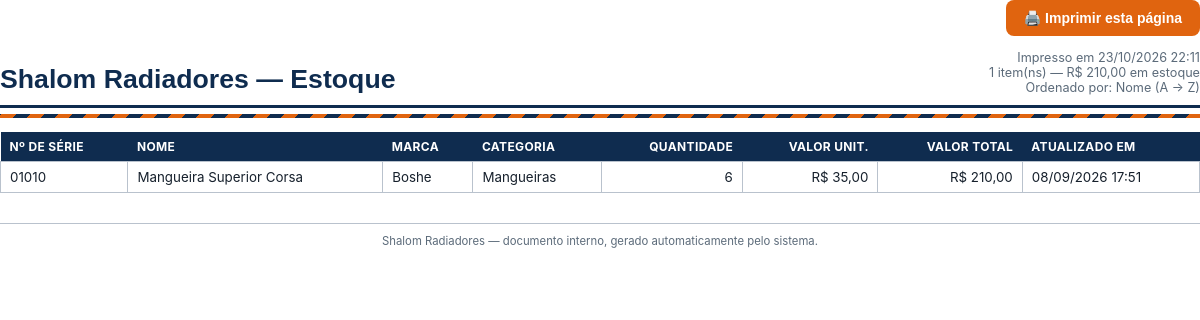
/admin/imprimir-estoque.php (signed in), run on the app's committed database.
### tables this page shows
CREATE TABLE `estoque_itens` (
  `id` int(10) UNSIGNED NOT NULL,
  `nome` varchar(150) NOT NULL,
  `marca` varchar(100) DEFAULT NULL,
  `categoria_id` int(10) UNSIGNED DEFAULT NULL,
  `quantidade` int(11) NOT NULL DEFAULT 0,
  `valor_unitario` decimal(10,2) NOT NULL DEFAULT 0.00,
  `numero_serie` varchar(20) DEFAULT NULL,
  `imagem_arquivo` varchar(255) DEFAULT NULL,
  `criado_em` datetime NOT NULL DEFAULT current_timestamp(),
  `atualizado_em` datetime NOT NULL DEFAULT current_timestamp() ON UPDATE current_timestamp()
);

CREATE TABLE `estoque_categorias` (
  `id` int(10) UNSIGNED NOT NULL,
  `nome` varchar(80) NOT NULL
);

### includes/functions.php (called while the page is built, shortened)
<?php
function h(?string $texto): string
{
    return htmlspecialchars((string)$texto, ENT_QUOTES, 'UTF-8');
}
function formatar_data(?string $dataMysql): string
{
    $ts = strtotime($dataMysql);
    return $ts ? date('d/m/Y H:i', $ts) : '-';
}
function inteiro_positivo($valor): int
{
    $n = filter_var($valor, FILTER_VALIDATE_INT, ['options' => ['min_range' => 0]]);
    return $n === false ? 0 : $n;
}
function formatar_dinheiro(float $valor): string
{
    return 'R$ ' . number_format($valor, 2, ',', '.');
}

### includes/estoque_repo.php (called while the page is built, shortened)
<?php
require_once __DIR__ . '/database.php';
function valor_total_estoque(): float
{
    return (float)db()->query('SELECT COALESCE(SUM(quantidade * valor_unitario), 0) FROM estoque_itens')->fetchColumn();
}
function listar_itens_estoque(
    string $busca = '',
    int $categoriaId = 0,
    string $marca = '',
    ?float $valorMin = null,
    ?float $valorMax = null,
    string $ordenar = 'nome_asc'
): array {
    $sql = 'SELECT i.*, c.nome AS categoria_nome
            FROM estoque_itens i
            LEFT JOIN estoque_categorias c ON c.id = i.categoria_id
            WHERE 1=1';
    $params = [];
    $colunasOrdenacao = [
        'nome_asc' => 'i.nome ASC',
        'nome_desc' => 'i.nome DESC',
        'quantidade_asc' => 'i.quantidade ASC, i.nome ASC',
        'quantidade_desc' => 'i.quantidade DESC, i.nome ASC',
        'valor_asc' => 'i.valor_unitario ASC, i.nome ASC',
        'valor_desc' => 'i.valor_unitario DESC, i.nome ASC',
        'data_desc' => 'i.atualizado_em DESC',
        'data_asc' => 'i.atualizado_em ASC',
    ];
    $sql .= ' ORDER BY ' . ($colunasOrdenacao[$ordenar] ?? $colunasOrdenacao['nome_asc']);
    $stmt = db()->prepare($sql);
    $stmt->execute($params);
    return $stmt->fetchAll();
}

### includes/database.php (called while the page is built, shortened)
<?php
function db(): PDO
{
    static $pdo = null;
    if ($pdo === null) {
        $dsn = 'mysql:host=' . DB_HOST . ';dbname=' . DB_NAME . ';charset=utf8mb4';
        $options = [
            PDO::ATTR_ERRMODE            => PDO::ERRMODE_EXCEPTION,
            PDO::ATTR_DEFAULT_FETCH_MODE => PDO::FETCH_ASSOC,
            PDO::ATTR_EMULATE_PREPARES   => false,
        ];
        try {
            $pdo = new PDO($dsn, DB_USER, DB_PASS, $options);
        } catch (PDOException $e) {
            error_log('Erro de conexão com o banco: ' . $e->getMessage());
            http_response_code(500);
            die('Não foi possível conectar ao banco de dados. Tente novamente mais tarde.');
        }
    }
    return $pdo;
}

### admin/imprimir-estoque.php (the view, shortened to what this page needs)
<?php
require_once __DIR__ . '/../includes/functions.php';
require_once __DIR__ . '/../includes/estoque_repo.php';
$busca = trim((string)($_GET['busca'] ?? ''));
$categoriaFiltro = inteiro_positivo($_GET['categoria_id'] ?? 0);
$marcaFiltro = trim((string)($_GET['marca'] ?? ''));
$valorMinFiltro = trim((string)($_GET['valor_min'] ?? '')) !== '' ? (float)str_replace(',', '.', $_GET['valor_min']) : null;
$valorMaxFiltro = trim((string)($_GET['valor_max'] ?? '')) !== '' ? (float)str_replace(',', '.', $_GET['valor_max']) : null;
$ordenarPor = array_key_exists($_GET['ordenar'] ?? '', ORDENACOES_ESTOQUE) ? $_GET['ordenar'] : 'nome_asc';
$itens = listar_itens_estoque($busca, $categoriaFiltro, $marcaFiltro, $valorMinFiltro, $valorMaxFiltro, $ordenarPor);
?>
<!DOCTYPE html>
<html lang="pt-BR">
<head>
<link rel="stylesheet" href="../assets/css/print.css">
</head>
<body>
<div class="imp-acoes-tela"><button onclick="window.print()">🖨️ Imprimir esta página</button></div>
<div class="imp-cabecalho">
    <div class="imp-marca">Shalom Radiadores — Estoque</div>
    <div class="imp-meta">Impresso em <?= h(date('d/m/Y H:i')) ?><br><?= count($itens) ?> item(ns) — <?= h(formatar_dinheiro(valor_total_estoque())) ?> em estoque<br>Ordenado por: <?= h(ORDENACOES_ESTOQUE[$ordenarPor]) ?></div>
</div>
<div class="imp-faixa"></div>
<table class="imp-tabela">
    <thead><tr><th>Nº de série</th><th>Nome</th><th>Marca</th><th>Categoria</th><th class="num">Quantidade</th><th class="num">Valor unit.</th><th class="num">Valor total</th><th>Atualizado em</th></tr></thead>
    <tbody>
        <?php foreach ($itens as $item): ?>
        <tr>
            <td><?= h($item['numero_serie'] ?? '-') ?></td>
            <td><?= h($item['nome']) ?></td>
            <td><?= h($item['marca'] ?? '-') ?></td>
            <td><?= h($item['categoria_nome'] ?? '-') ?></td>
            <td class="num"><?= (int)$item['quantidade'] ?></td>
            <td class="num"><?= h(formatar_dinheiro((float)$item['valor_unitario'])) ?></td>
            <td class="num"><?= h(formatar_dinheiro((float)$item['valor_unitario'] * (int)$item['quantidade'])) ?></td>
            <td><?= h(formatar_data($item['atualizado_em'])) ?></td>
        </tr>
        <?php endforeach; ?>
    </tbody>
</table>
<div class="imp-rodape">Shalom Radiadores — documento interno, gerado automaticamente pelo sistema.</div>
</body>
</html>

### assets/css/print.css (style rules this page uses)
:root { --imp-azul: #0f2c4f; --imp-laranja: #e0640f; --imp-amarelo: #8a6600; --imp-vermelho: #971d33; --imp-verde: #146341; --imp-cinza-claro: #f1f3f6; --imp-borda: #b9c2cd; }
body { font-family: "Inter", Arial, Helvetica, sans-serif; color: #16202c; font-size: 11.5pt; margin: 0; }
.imp-cabecalho { display: flex; justify-content: space-between; align-items: flex-end; border-bottom: 3px solid var(--imp-azul); padding-bottom: 10px; margin-bottom: 6px; }
.imp-cabecalho .imp-marca { font-family: "Barlow Condensed", Arial, sans-serif; font-size: 20pt; font-weight: 800; color: var(--imp-azul); }
.imp-cabecalho .imp-meta { text-align: right; font-size: 9.5pt; color: #5c6b7a; }
.imp-faixa { height: 4px; margin-bottom: 14px; background: repeating-linear-gradient(-45deg, var(--imp-laranja) 0 10px, var(--imp-azul) 10px 20px); }
table.imp-tabela { width: 100%; border-collapse: collapse; margin-top: 10px; font-size: 10pt; }
table.imp-tabela thead th { background: var(--imp-azul); color: #fff; padding: 7px 9px; text-align: left; font-size: 9pt; text-transform: uppercase; letter-spacing: 0.03em; }
table.imp-tabela td { border: 1px solid var(--imp-borda); padding: 7px 9px; text-align: left; }
table.imp-tabela td.num, table.imp-tabela th.num { text-align: right; }
.imp-rodape { margin-top: 30px; padding-top: 10px; border-top: 1px solid var(--imp-borda); font-size: 8.5pt; color: #5c6b7a; text-align: center; }
.imp-acoes-tela { text-align: right; margin-bottom: 14px; }
.imp-acoes-tela button { background: var(--imp-laranja); color: #fff; border: none; padding: 10px 18px; border-radius: 8px; font-size: 10.5pt; font-weight: 700; cursor: pointer; }

### data on the page
estoque_itens: numero_serie "01010", nome "Mangueira Superior Corsa", marca "Boshe", categoria.nome "Mangueiras", quantidade "6", valor_unitario "R$ 35,00", formatar_dinheiro((float)$item['valor_unitario'] * (int)$item['quantidade']) "R$ 210,00", atualizado_em "08/09/2026 17:51"

### other printed values
count($itens) "1"
formatar_dinheiro(valor_total_estoque()) "R$ 210,00"
ORDENACOES_ESTOQUE[$ordenarPor] "Nome (A → Z)"
